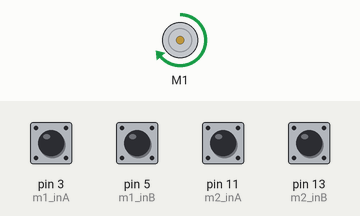
This sketch was run on a simulated Arduino Uno, built with avr-gcc and run on an emulated ATmega328P. Parts: DC motor (green arrow = forward, orange = backward, longer = faster). The test bench sets the inputs (shaded band); at power-on: pin 3 (m1_inA), pin 5 (m1_inB), pin 11 (m2_inA), pin 13 (m2_inB) HIGH. What the sketch prints to the serial monitor is not drawn.

Above: at 1.2 s.
1.3 s: pin 3 (m1_inA) pulled LOW for 0.15 s
2.9 s: pin 5 (m1_inB) pulled LOW for 0.15 s
Timing chart, 0 to 5.9 s (numbered marks = the images above; inputs shaded):
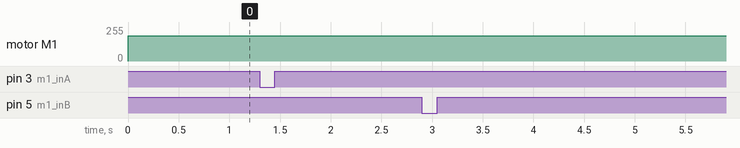

The sketch:

racer.ino
```cpp
//import Shapr IR sensor library and motor library located in arduino library folder
#include <SharpIR.h>
#include <DualVNH5019MotorShield.h>
#include "PinChangeInt.h"            // Library for encoders interrupts

//For sensors - pins and other variables
#define sensor1Pin A0
#define sensor2Pin A1
#define sensor3Pin A2
#define sensor4Pin A3
#define sensor5Pin A4
#define shortRange 1080
#define longRange 20150


//For motors - pins and other variables
//Motor 1 Encoder Pins
//Yellow is encoder A, connected to arduino board pin 3
//White is encoder  B, connected to arduino board pin 5
#define m1_inA 3
#define m1_inB 5

//Motor 2 Encoder Pins
//Yellow is encoder A, connected to arduino board pin 11
//White is encoder  B, connected to arduino board pin 13
#define m2_inA 11
#define m2_inB 13

//For reading encoder values
//volatile int motor1A=0, motor1B=0, motor2A=0, motor2B=0;
static int motor1Aold = 0;
static int motor1Bnew = 0;
static int motor2Aold = 0;
static int motor2Bnew = 0;

int count = 0;
//SharpIR sharpIR1(sensor1Pin,20,93,shortRange);
DualVNH5019MotorShield md;

void stopIfFault()
{
  if (md.getM1Fault())
  {
    Serial.println("M1 fault");
    while (1);
  }
  if (md.getM2Fault())
  {
    Serial.println("M2 fault");
    while (1);
  }
}

void setup() {
  // put your setup code here, to run once:
  Serial.begin(115200);
  // pinMode(sensor1Pin,INPUT);
  md.init();
  //Setting up of motors encoder pins
  pinMode(m1_inA, INPUT);
  pinMode(m1_inB, INPUT);
  pinMode(m2_inA, INPUT);
  pinMode(m2_inB, INPUT);
  digitalWrite(m1_inA, HIGH);
  digitalWrite(m1_inB, HIGH);
  digitalWrite(m2_inA, HIGH);
  digitalWrite(m2_inB, HIGH);

  PCintPort::attachInterrupt(m1_inA, notifyOnChangeM1A, CHANGE);  // attachInterrupt(interrupt pin, ISR, mode)
  PCintPort::attachInterrupt(m1_inB, notifyOnChangeM1B, CHANGE);
  PCintPort::attachInterrupt(m2_inA, notifyOnChangeM2A, CHANGE);
  PCintPort::attachInterrupt(m2_inB, notifyOnChangeM2B, CHANGE);
  Serial.println("Motor Starts!");
}


void loop() {
    md.setM1Speed(300);
}


// Motor Encoder Pin Interrupt Functions
// Assume pattern is 00 01 11 10
// Increase counter when both pins are different

void notifyOnChangeM1A(){
  motor1Aold = digitalRead(m1_inA);
  Serial.print("A : ");
  Serial.println(motor1Aold);
}

void notifyOnChangeM1B(){
   motor1Bnew = digitalRead(m1_inB);
  Serial.print("B : ");
  Serial.println(motor1Bnew);
}

void notifyOnChangeM2A(){
}

void notifyOnChangeM2B(){

}
void left() {
  md.setM1Speed(250);
  md.setM2Speed(50);
  delay(1500);
  md.setM1Speed(0);
  md.setM2Speed(0);
}

void right() {
  md.setM1Speed(40);
  md.setM2Speed(250);
  delay(1500);
  md.setM1Speed(0);
  md.setM2Speed(0);
}

void forward()
{
  md.setM1Speed(200);
  md.setM2Speed(200);
  delay(1500);
  md.setM1Speed(0);
  md.setM2Speed(0);
}

void back()
{
  md.setM1Speed(-200);
  md.setM2Speed(-200);
  delay(1500);
  md.setM1Speed(0);
  md.setM2Speed(0);
}

void communicateWithPi(){
    /* Rpi bluetooth to arduino */
  int index = 0;
  if (Serial.available())
  {
    char message[10] = {Serial.read()};

    switch (message[0])
    {
      //turn left
      case 'l':
        left();
        break;

      //turn right
      case 'r':
        right();
        break;

      //move forward
      case 'f':
        forward();
        break;

      //move backwards
      case 'b':
        back();
        break;

      //do nothing
      default:
        break;
    }
  }
  }
```

Measured:
- after the input at 1.3 s, every drawn part: stays the same
- after the input at 2.9 s, every drawn part: stays the same
